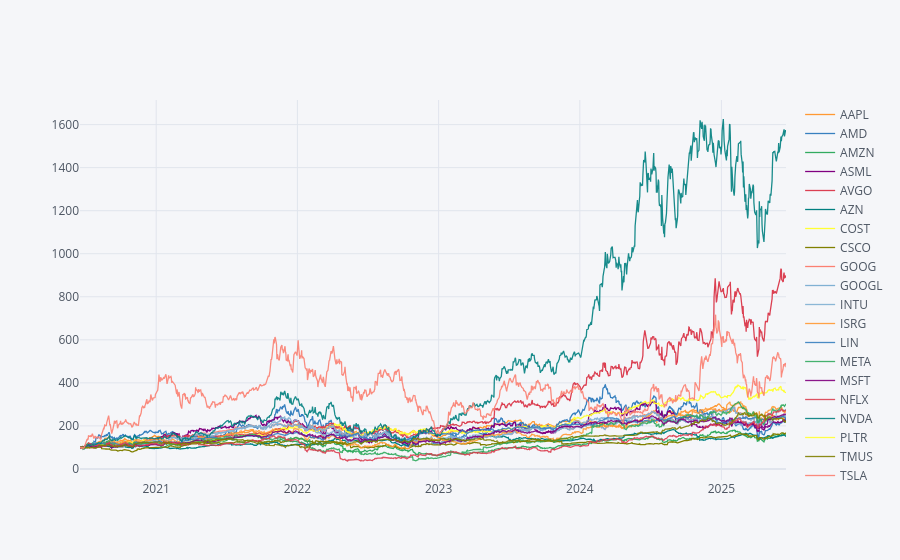

This figure's notebook cell:
### Code cell
data.normalize().iplot(kind='line')

### Figure 1 — Plotly figure (JSON) as saved in the notebook; plotly's stock layout.template omitted (floating-point values rounded to 4 significant figures; data arrays with more than 128 entries replaced by an {"elided": "..."} marker saying what was removed)
{"data": [{"line": {"color": "rgba(255, 153, 51, 1.0)", "dash": "solid", "shape": "linear", "width": 1.3}, "mode": "lines", "name": "AAPL", "text": "", "type": "scatter", "x": {"elided": "1256 str values"}, "y": {"elided": "1256 float values"}}, {"line": {"color": "rgba(55, 128, 191, 1.0)", "dash": "solid", "shape": "linear", "width": 1.3}, "mode": "lines", "name": "AMD", "text": "", "type": "scatter", "x": {"elided": "1256 str values"}, "y": {"elided": "1256 float values"}}, {"line": {"color": "rgba(50, 171, 96, 1.0)", "dash": "solid", "shape": "linear", "width": 1.3}, "mode": "lines", "name": "AMZN", "text": "", "type": "scatter", "x": {"elided": "1256 str values"}, "y": {"elided": "1256 float values"}}, {"line": {"color": "rgba(128, 0, 128, 1.0)", "dash": "solid", "shape": "linear", "width": 1.3}, "mode": "lines", "name": "ASML", "text": "", "type": "scatter", "x": {"elided": "1256 str values"}, "y": {"elided": "1256 float values"}}, {"line": {"color": "rgba(219, 64, 82, 1.0)", "dash": "solid", "shape": "linear", "width": 1.3}, "mode": "lines", "name": "AVGO", "text": "", "type": "scatter", "x": {"elided": "1256 str values"}, "y": {"elided": "1256 float values"}}, {"line": {"color": "rgba(0, 128, 128, 1.0)", "dash": "solid", "shape": "linear", "width": 1.3}, "mode": "lines", "name": "AZN", "text": "", "type": "scatter", "x": {"elided": "1256 str values"}, "y": {"elided": "1256 float values"}}, {"line": {"color": "rgba(255, 255, 51, 1.0)", "dash": "solid", "shape": "linear", "width": 1.3}, "mode": "lines", "name": "COST", "text": "", "type": "scatter", "x": {"elided": "1256 str values"}, "y": {"elided": "1256 float values"}}, {"line": {"color": "rgba(128, 128, 0, 1.0)", "dash": "solid", "shape": "linear", "width": 1.3}, "mode": "lines", "name": "CSCO", "text": "", "type": "scatter", "x": {"elided": "1256 str values"}, "y": {"elided": "1256 float values"}}, {"line": {"color": "rgba(251, 128, 114, 1.0)", "dash": "solid", "shape": "linear", "width": 1.3}, "mode": "lines", "name": "GOOG", "text": "", "type": "scatter", "x": {"elided": "1256 str values"}, "y": {"elided": "1256 float values"}}, {"line": {"color": "rgba(128, 177, 211, 1.0)", "dash": "solid", "shape": "linear", "width": 1.3}, "mode": "lines", "name": "GOOGL", "text": "", "type": "scatter", "x": {"elided": "1256 str values"}, "y": {"elided": "1256 float values"}}, {"line": {"color": "rgba(128, 177, 211, 0.8999999999999999)", "dash": "solid", "shape": "linear", "width": 1.3}, "mode": "lines", "name": "INTU", "text": "", "type": "scatter", "x": {"elided": "1256 str values"}, "y": {"elided": "1256 float values"}}, {"line": {"color": "rgba(255, 153, 51, 0.8999999999999999)", "dash": "solid", "shape": "linear", "width": 1.3}, "mode": "lines", "name": "ISRG", "text": "", "type": "scatter", "x": {"elided": "1256 str values"}, "y": {"elided": "1256 float values"}}, {"line": {"color": "rgba(55, 128, 191, 0.8999999999999999)", "dash": "solid", "shape": "linear", "width": 1.3}, "mode": "lines", "name": "LIN", "text": "", "type": "scatter", "x": {"elided": "1256 str values"}, "y": {"elided": "1256 float values"}}, {"line": {"color": "rgba(50, 171, 96, 0.8999999999999999)", "dash": "solid", "shape": "linear", "width": 1.3}, "mode": "lines", "name": "META", "text": "", "type": "scatter", "x": {"elided": "1256 str values"}, "y": {"elided": "1256 float values"}}, {"line": {"color": "rgba(128, 0, 128, 0.8999999999999999)", "dash": "solid", "shape": "linear", "width": 1.3}, "mode": "lines", "name": "MSFT", "text": "", "type": "scatter", "x": {"elided": "1256 str values"}, "y": {"elided": "1256 float values"}}, {"line": {"color": "rgba(219, 64, 82, 0.8999999999999999)", "dash": "solid", "shape": "linear", "width": 1.3}, "mode": "lines", "name": "NFLX", "text": "", "type": "scatter", "x": {"elided": "1256 str values"}, "y": {"elided": "1256 float values"}}, {"line": {"color": "rgba(0, 128, 128, 0.8999999999999999)", "dash": "solid", "shape": "linear", "width": 1.3}, "mode": "lines", "name": "NVDA", "text": "", "type": "scatter", "x": {"elided": "1256 str values"}, "y": {"elided": "1256 float values"}}, {"line": {"color": "rgba(255, 255, 51, 0.8999999999999999)", "dash": "solid", "shape": "linear", "width": 1.3}, "mode": "lines", "name": "PLTR", "text": "", "type": "scatter", "x": {"elided": "1256 str values"}, "y": {"elided": "1256 str values"}}, {"line": {"color": "rgba(128, 128, 0, 0.8999999999999999)", "dash": "solid", "shape": "linear", "width": 1.3}, "mode": "lines", "name": "TMUS", "text": "", "type": "scatter", "x": {"elided": "1256 str values"}, "y": {"elided": "1256 float values"}}, {"line": {"color": "rgba(251, 128, 114, 0.8999999999999999)", "dash": "solid", "shape": "linear", "width": 1.3}, "mode": "lines", "name": "TSLA", "text": "", "type": "scatter", "x": {"elided": "1256 str values"}, "y": {"elided": "1256 float values"}}], "layout": {"legend": {"bgcolor": "#F5F6F9", "font": {"color": "#4D5663"}}, "paper_bgcolor": "#F5F6F9", "plot_bgcolor": "#F5F6F9", "title": {"font": {"color": "#4D5663"}}, "xaxis": {"gridcolor": "#E1E5ED", "showgrid": true, "tickfont": {"color": "#4D5663"}, "title": {"font": {"color": "#4D5663"}, "text": ""}, "zerolinecolor": "#E1E5ED"}, "yaxis": {"gridcolor": "#E1E5ED", "showgrid": true, "tickfont": {"color": "#4D5663"}, "title": {"font": {"color": "#4D5663"}, "text": ""}, "zerolinecolor": "#E1E5ED"}}}
